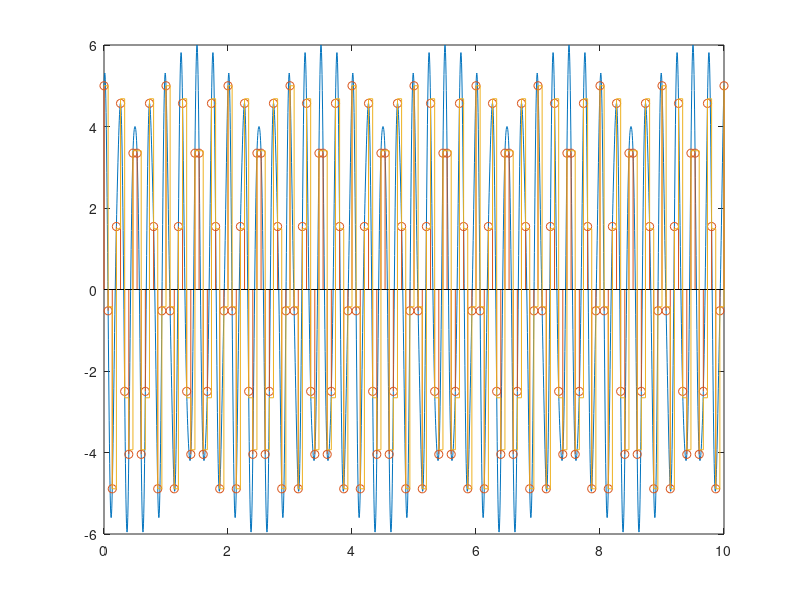

Reproduce this figure in MATLAB.
fmax=7.5;
fmau=2*fmax;
t=0:1/fmau:10;
x =  2*cos(8*pi*t)+3*cos(8*pi*t)+sin(15*pi*t);
t1=0:1/(16*fmau):10;
x1= 2*cos(8*pi*t1)+3*cos(8*pi*t1)+sin(15*pi*t1);
plot(t1,x1)
hold on
stem(t,x)
%qu
mu=255;
 


vmax=max(x);
vmin=min(x);
M=32;
nb=log2(M);
delta=(vmax-vmin)/(M-1);
Mq=vmin:delta:vmax;
Ml=0:M-1;
xcode=x;
for i=1:M
    ind=find(x>Mq(i)-delta/2 & x<=(Mq(i)+delta/2));
    x(ind)=Mq(i);
    xcode(ind)=Ml(i);
end
nhiphan = de2bi(xcode,M)
stairs(t,x)